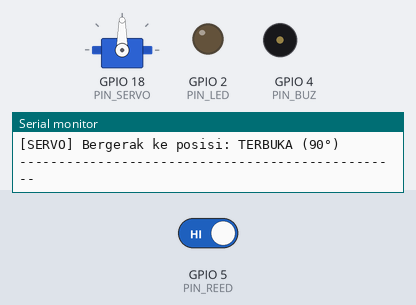
Recording of a sketch running on a simulated ESP32. Parts: servo, output pins drawn as LEDs (lit = HIGH), buzzer (waves = sounding, pin HIGH), the last lines printed to the serial monitor. The test bench sets the inputs (shaded band); at power-on: GPIO 5 (PIN_REED) HIGH.

Above: at 1.4 s.
1.5 s: GPIO 5 (PIN_REED) driven LOW
At 2.8 s:
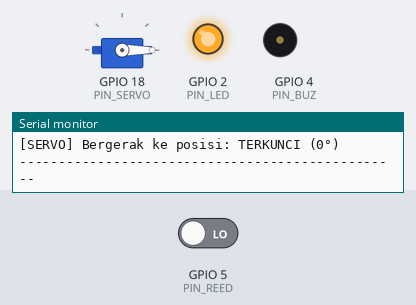
3.7 s: GPIO 5 (PIN_REED) driven HIGH
At 5.0 s:
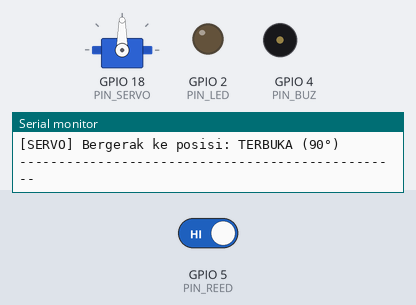
Timing chart, 0 to 6.7 s (numbered marks = the images above; inputs shaded):
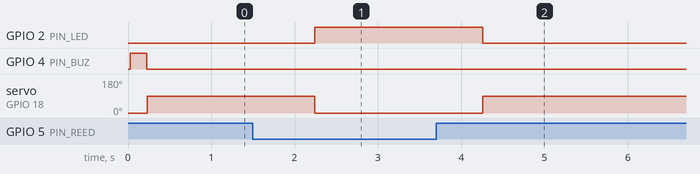

Measured:
- after the input at 1.5 s, GPIO 2 (PIN_LED): LOW → HIGH after 0.74 s; servo on GPIO 18 (PIN_SERVO): 90° → 0° after 0.74 s
- after the input at 3.7 s, GPIO 2 (PIN_LED): HIGH → LOW after 0.56 s; servo on GPIO 18 (PIN_SERVO): 0° → 90° after 0.56 s

The sketch:

test_reed_servo.ino
```cpp
#include <ESP32Servo.h> // Gunakan library Servo yang sesuai dengan Arduino IDE Anda

Servo testServo;

// ---- Definisi Pin (Sesuai dengan project SmartLock) ----
const int PIN_SERVO = 18;
const int PIN_REED = 5; // D0 sensor hubungkan ke GPIO 5
const int PIN_LED = 2;  // LED onboard ESP32 (biasanya GPIO 2)
const int PIN_BUZ = 4;  // Pin Buzzer

void setup() {
  Serial.begin(115200);

  // Konfigurasi pin input/output
  pinMode(PIN_REED, INPUT_PULLUP);
  pinMode(PIN_LED, OUTPUT);
  pinMode(PIN_BUZ, OUTPUT);

  // Menginisialisasi Servo
  testServo.attach(PIN_SERVO);
  testServo.write(0); // Posisi awal: 0 derajat (Lock)

  Serial.println("=================================================");
  Serial.println("Program Uji Coba Sensor Reed Switch & Servo ESP32");
  Serial.println("=================================================");
  Serial.println("Petunjuk:");
  Serial.println("1. Hubungkan Pin D0 Sensor ke GPIO 5 ESP32.");
  Serial.println("2. Hubungkan Pin Signal Servo ke GPIO 18 ESP32.");
  Serial.println("3. Dekatkan/jauhkan magnet pada sensor untuk tes.");
  Serial.println("=================================================");

  // Bunyi buzzer sebentar saat menyala untuk test buzzer
  digitalWrite(PIN_BUZ, HIGH);
  delay(200);
  digitalWrite(PIN_BUZ, LOW);
}

void loop() {
  // Membaca status logika dari pin D0 sensor
  int reedState = digitalRead(PIN_REED);

  Serial.print("[BACA SENSOR] Status Pin 5: ");

  if (reedState == LOW) {
    // Kondisi LOW berarti magnet terdeteksi (pintu rapat/tertutup)
    Serial.println("LOW -> PINTU TERTUTUP (Magnet Dekat)");

    // Indikator visual: LED onboard menyala
    digitalWrite(PIN_LED, HIGH);

    // Servo diputar ke posisi 0 derajat (Terkunci)
    testServo.write(0);
    Serial.println("[SERVO] Bergerak ke posisi: TERKUNCI (0°)");
  } else {
    // Kondisi HIGH berarti magnet tidak terdeteksi (pintu terbuka)
    Serial.println("HIGH -> PINTU TERBUKA (Magnet Jauh)");

    // Indikator visual: LED onboard mati
    digitalWrite(PIN_LED, LOW);

    // Servo diputar ke posisi 90 derajat (Terbuka)
    testServo.write(90);
    Serial.println("[SERVO] Bergerak ke posisi: TERBUKA (90°)");
  }

  Serial.println("-------------------------------------------------");
  delay(1000); // Ulangi pembacaan setiap 1 detik
}
```
